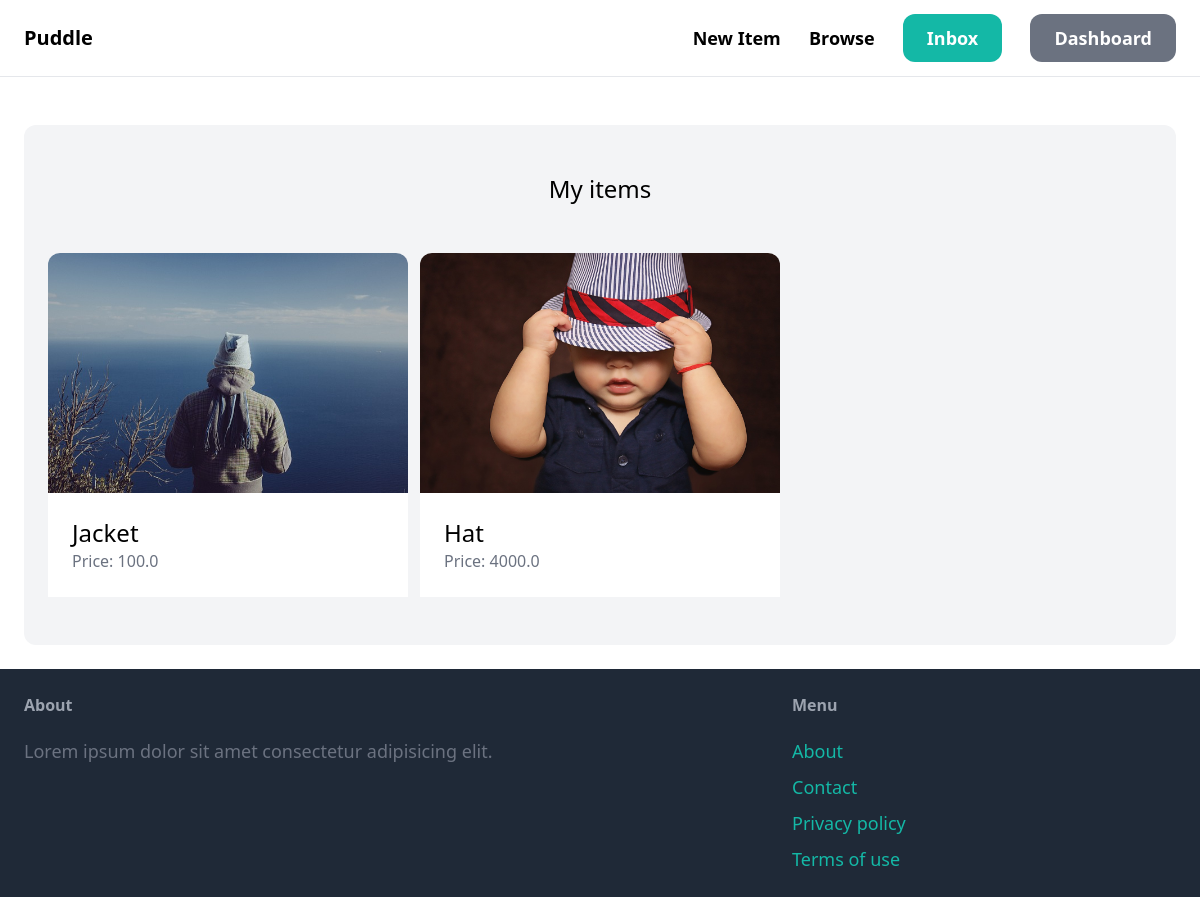
The page /dashboard/ (signed in) on the database its author committed.
### item/models.py (models this page shows, shortened)
class Item(models.Model):
    category = models.ForeignKey(Category, related_name='items', on_delete=models.CASCADE)
    name = models.CharField(max_length=255)
    description = models.TextField(blank=True, null=True)
    price = models.FloatField()
    image = models.ImageField(upload_to='item_images', blank=True, null=True)
    is_sold = models.BooleanField(default=False)
    created_by = models.ForeignKey(User, related_name='items', on_delete=models.CASCADE)
    created_at = models.DateTimeField(auto_now_add=True)

### dashboard/views.py (the view)
# urls.py: path('', views.index, name='index'),
@login_required
def index(request):
    items = Item.objects.filter(created_by=request.user)
    return render(request, 'dashboard/index.html', {
        'items': items
    })

### dashboard/templates/dashboard/index.html (shortened to what this page needs)
{% extends 'core/base.html' %}
{% block content %}
    <div class="mt-6 px-6 py-12 bg-gray-100 rounded-xl">
        <h2 class="mb-12 text-2xl text-center">My items</h2>
        <div class="grid grid-cols-3 gap-3">
            {% for item in items %}
                <div>
                    <a href="{% url 'item:detail' item.id %}">
                        <div>
                            <img src="{{ item.image.url }}" alt="" class="rounded-t-xl">
                        </div>
                        <div class="p-6 bg-white round-b-xl">
                            <h2 class="text-2xl">{{ item.name }}</h2>
                            <p class="text-gray-500">Price: {{ item.price }}</p>
                        </div>
                    </a>
                </div>
            {% endfor %}
        </div>
    </div>
{% endblock %}

### rows shown on the page
Item: image (picture), name "Jacket", price "100.0"
Item: image (picture), name "Hat", price "4000.0"
